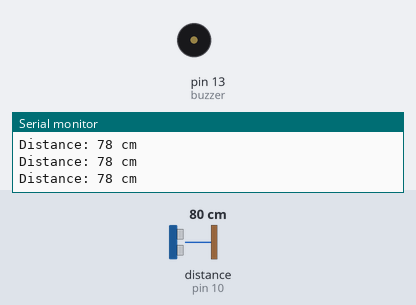
The sketch below on a simulated Arduino Uno, built with avr-gcc and run on an emulated ATmega328P. On the bench: buzzer (waves = sounding, pin HIGH), the last lines printed to the serial monitor. Wiring (inferred from the names in the program): ultrasonic range finder: trigger pin 9; echo pin 10. Inputs (shaded band) come from the test bench; at power-on: distance to the obstacle (sensor on pin 10) 80 cm. The echo pulse lasts 58.3 µs per cm; pins used as bus, display or sensor lines are not drawn.

Above: at 1.2 s.
1.3 s: distance to the obstacle (sensor on pin 10) set to 19 cm
2.8 s: distance to the obstacle (sensor on pin 10) set to 15 cm
At 4.0 s:
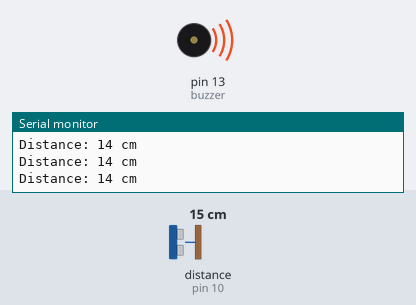
4.3 s: distance to the obstacle (sensor on pin 10) set to 35 cm
At 5.6 s:
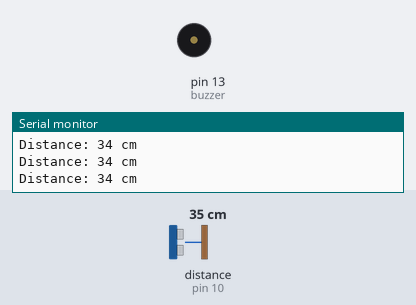
5.9 s: distance to the obstacle (sensor on pin 10) set to 4 cm
At 6.5 s:
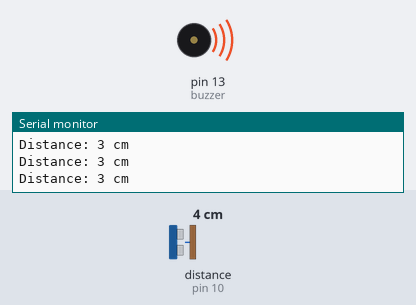
Timing chart, 0 to 8.5 s (numbered marks = the images above; inputs shaded):
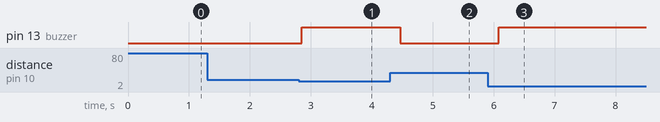

The sketch:

ObstacleAlertSystem.ino
```cpp
const int trigPin = 9;
const int echoPin = 10;
const int buzzer = 13;

long duration;
int distance;

void setup() {
    pinMode(buzzer, OUTPUT);
    pinMode(trigPin, OUTPUT);
    pinMode(echoPin, INPUT);
    Serial.begin(9600);
}

void loop() {
    measureDistance();
    delay(200);  // small delay to avoid too frequent readings
}

void measureDistance() {
    // Clear the trigPin
    digitalWrite(trigPin, LOW);
    delayMicroseconds(2);

    // Trigger the sensor by setting trigPin HIGH for 10 microseconds
    digitalWrite(trigPin, HIGH);
    delayMicroseconds(10);
    digitalWrite(trigPin, LOW);

    // Read echoPin, returns the sound wave travel time in microseconds
    duration = pulseIn(echoPin, HIGH);

    // Calculate the distance in cm
    distance = duration * 0.034 / 2;

    // Check distance and activate buzzer accordingly
    if (distance <= 15 && distance > 0) {  // avoid invalid readings
        digitalWrite(buzzer, HIGH);
    } else {
        digitalWrite(buzzer, LOW);
    }

    // Print distance on Serial Monitor
    Serial.print("Distance: ");
    Serial.print(distance);
    Serial.println(" cm");
}
```

Measured:
- the behaviour switches between 17 and 16 cm on distance to the obstacle (sensor on pin 10) (found by bisection; images 0 and 1)
- after the input at 2.8 s, pin 13 (buzzer): LOW → HIGH after 0.05 s
- after the input at 4.3 s, pin 13 (buzzer): HIGH → LOW after 0.17 s
- after the input at 5.9 s, pin 13 (buzzer): LOW → HIGH after 0.19 s
